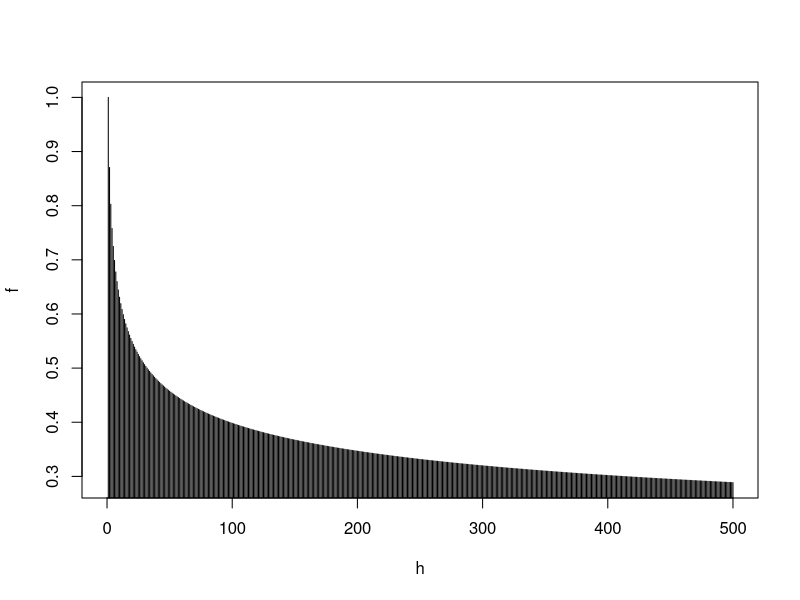
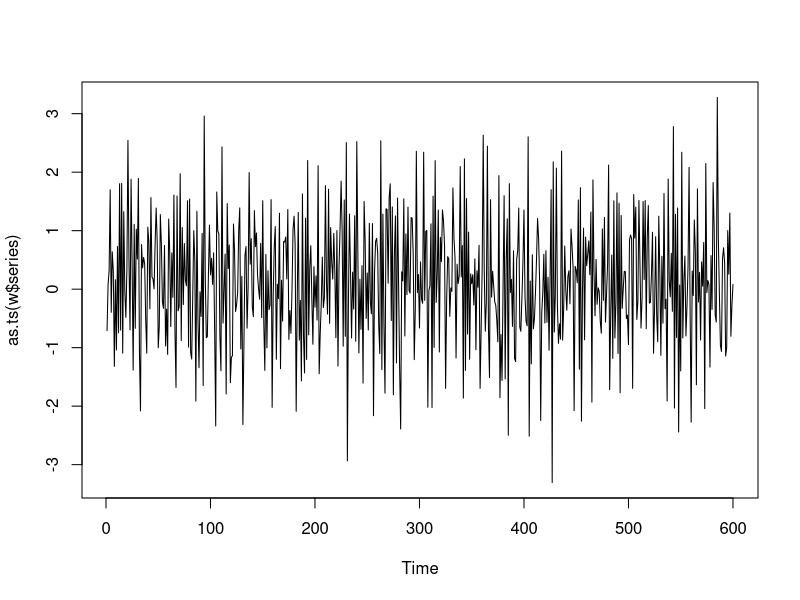
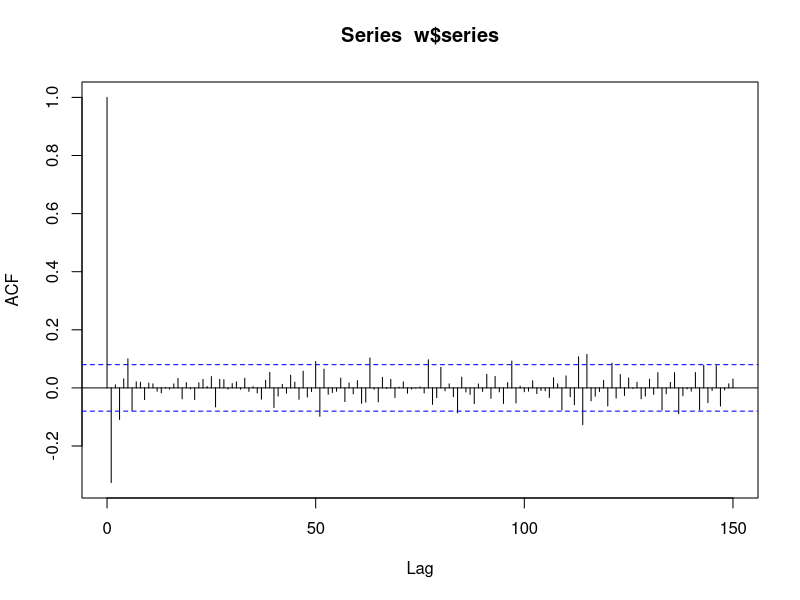
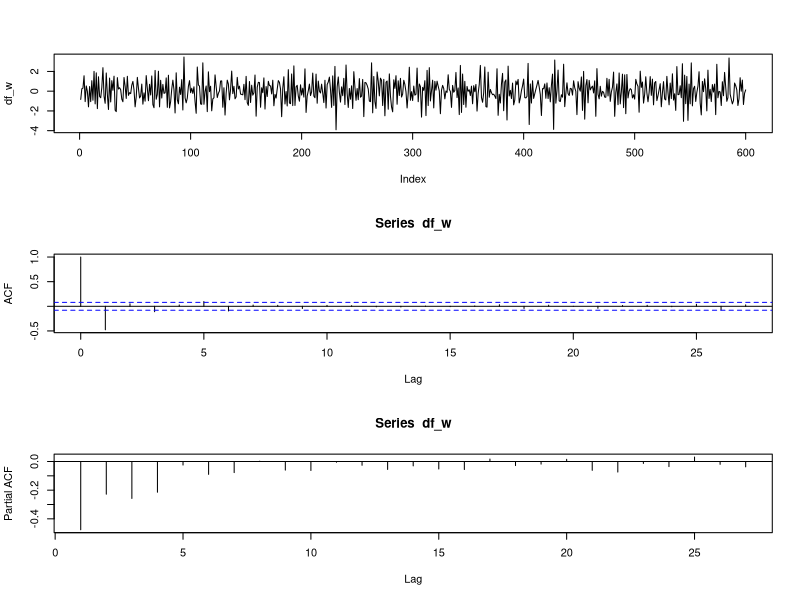
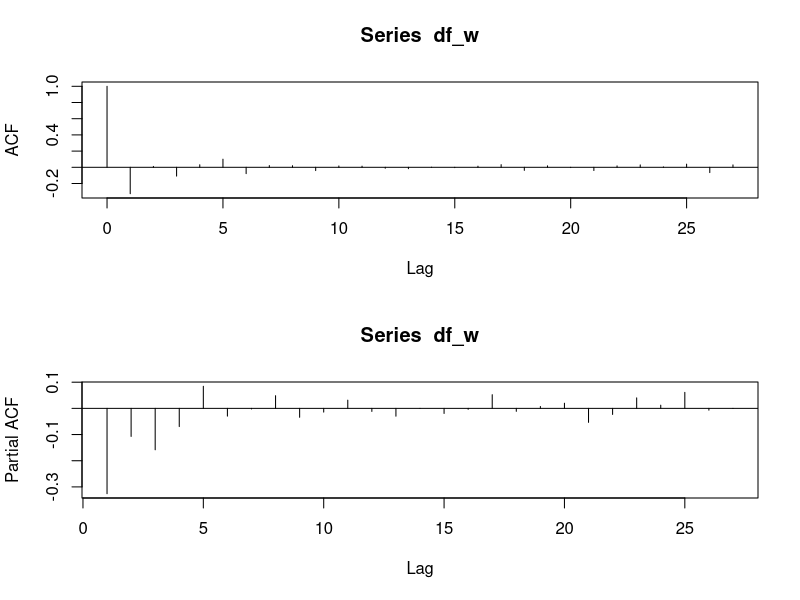

The R script that drew these images, in order:
#############################
## Generalidades de la ACF ##
h<-0:500
d=0.4
f<-h^(2*d-1)
plot(h,f, type="h") # Decaimiento Hiperbolico 
#########################

library(fracdiff)

# Simulacion del modelo ARFIMA
w<-fracdiff.sim(600, ma=0.7 , d=0.3) 
plot(as.ts(w$series))
acf(w$series, lag.max=150)

# Verificaci??n te??rica del procedimiento 
df_w<-diffseries(w$series, 0.35) 
par(mfrow = c(3, 1))
plot(df_w, type="l")
acf(df_w)
pacf(df_w, ci=0)

# Procedimiento de Identificaci??n
# Paso 1
modelo1<-fracdiff(w$series, nma = 1, dtol = NULL, drange = c(0, 0.5), M = 100)
summary(modelo1)
(d_est=coef(modelo1)[1])
#resid=residuals(modelo1)

# Paso 2: del paso 1 se obtuvo un d estimado almacenado en d_est
df_w <- diffseries(w$series, d_est)

# paso 3
par(mfrow = c(2, 1))
acf(df_w, ci=0)
pacf(df_w, ci=0)

# los resultados son consistentes con un MA(1).
# paso 4 # Estimaci??n del modelo identificado como ARFIMA(1,d,0)
modelo2 <- fracdiff(w$series, nar = 0, nma = 1,dtol = NULL, drange = c(0, 0.5), M = 100) 
summary(modelo2) 
############################################################################
